Frame 1 (no input): blank canvas, image omitted
Frame 60 (the mouse pressed at the canvas centre just before this capture): blank canvas, image omitted
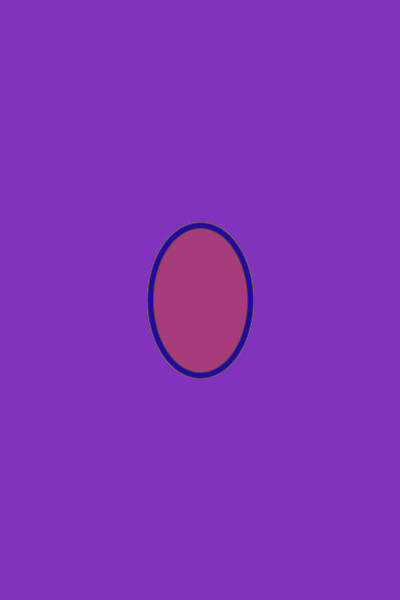
Frame 120 (the mouse held since frame 60 and released just before this capture)

The Processing sketch whose frames 1 and 60 were blank and that drew this single picture after the mouse press (run headless with seeded random() and noise(); from frame 60 on, the mouse is pressed at the canvas centre):

// Processing sketch: processing_49186
// ── processing_49186.pde

void setup ()
{
  size(400, 600);
  background (random (200),random(200), random (200));
  smooth();
  frameRate(random (60));
}
void draw ()
{
  strokeWeight(random(7));
  stroke(random(255),random(255),random(255));
  fill(random(255), random (200), random (200), random(200)) ;
  ellipse(mouseX, mouseY, mouseX/2, mouseY/2);
  
}
